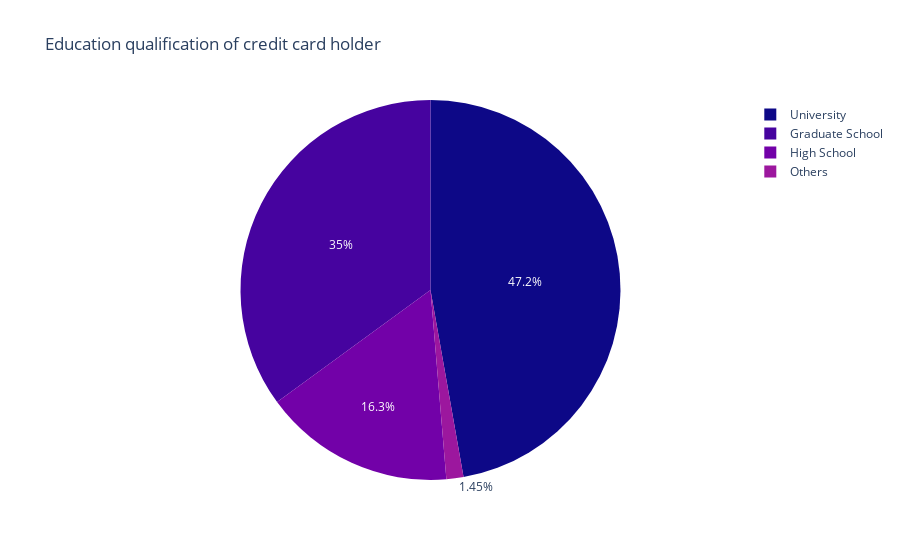

Notebook cell for this chart:
### Markdown cell above
#### **persentase pemegang kartu kredit berdasarkan tingkat pendidikannya**

### Code cell
# mengganti value education level 4,5,6 dan 0 menjadi 4, karena tidak menjelaskan kelompok education level manapun
data_cleaned.loc[data_cleaned['education_level'] == 0, 'education_level'] = 4
data_cleaned.loc[data_cleaned['education_level'] == 4, 'education_level'] = 4
data_cleaned.loc[data_cleaned['education_level'] == 5, 'education_level'] = 4
data_cleaned.loc[data_cleaned['education_level'] == 6, 'education_level'] = 4

# membuat df2 dimana education level dibuatkan menjadi text sesuai ketentuan dibawah
# dibuat menjadi text agar lebih mudah dipahami pie chartnya.
df3 = data_cleaned['education_level'].value_counts().reset_index()
df3.columns = ['Education', 'No of people']
df3.loc[df3['Education'] == 1, 'Education'] = 'Graduate School'
df3.loc[df3['Education'] == 2, 'Education'] = 'University'
df3.loc[df3['Education'] == 3, 'Education'] = 'High School'
df3.loc[df3['Education'] == 4, 'Education'] = 'Others'

# memplot df2 ke pie chart
fig3 = px.pie(df3, values='No of people', names='Education', color_discrete_sequence=px.colors.sequential.Plasma,
              title='Education qualification of credit card holder')
fig3.show()

### Figure 1 — Plotly figure (JSON) as saved in the notebook; plotly's stock layout.template omitted (floating-point values rounded to 4 significant figures)
{"data": [{"domain": {"x": [0, 1], "y": [0, 1]}, "hovertemplate": "Education=%{label}<br>No of people=%{value}<extra></extra>", "labels": ["University", "Graduate School", "High School", "Others"], "legendgroup": "", "name": "", "showlegend": true, "type": "pie", "values": [1400, 1039, 483, 43]}], "layout": {"legend": {"tracegroupgap": 0}, "piecolorway": ["#0d0887", "#46039f", "#7201a8", "#9c179e", "#bd3786", "#d8576b", "#ed7953", "#fb9f3a", "#fdca26", "#f0f921"], "title": {"text": "Education qualification of credit card holder"}}}
